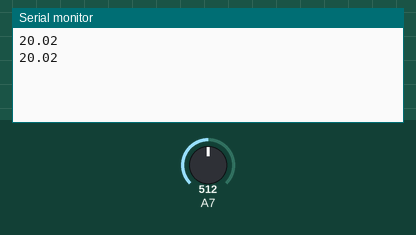
Bench run of a sketch on a simulated Arduino Mega 2560, built with avr-gcc and run on an emulated ATmega2560. Parts: the last lines printed to the serial monitor. Inputs (shaded band) come from the test bench; at power-on: A7 = 512.

Above: at 1.8 s.
1.9 s: A7 set to 716
At 2.8 s:
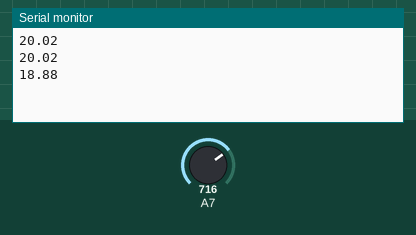
3.4 s: A7 set to 900
At 4.4 s:
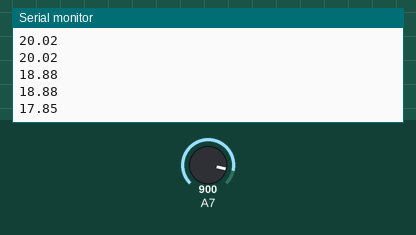
Timing chart, 0 to 6.4 s (numbered marks = the images above; inputs shaded):
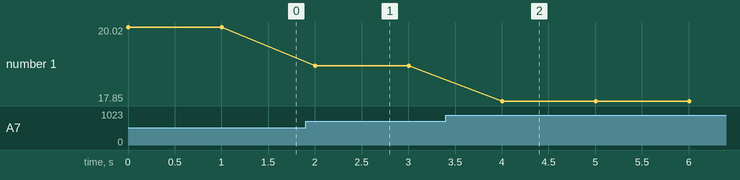

The sketch:

test_ph_satuan.ino
```cpp
// Sensor pH PH4502C
const int pin_ph1 = 39;

float nilai_analog_ph1;
float kalibrasi1;
float Ph1;
float Ph_Kolam1;

void setup() {
  Serial.begin(9600);
  pinMode(pin_ph1, INPUT);
}

void loop() {
//  nilai_analog_ph1 = analogRead(pin_ph1) / 4;
//  Serial.println(nilai_analog_ph1);

  Ph_Kolam1 = bacapH1();
  Serial.println(Ph_Kolam1);
  delay(1000);
}

float bacapH1(){
  nilai_analog_ph1 = analogRead(pin_ph1) / 4;
  kalibrasi1 = 1023 - nilai_analog_ph1;
  Ph1 = (7 * kalibrasi1) / 313;

  return Ph1;
}
```

Measured:
- after the input at 1.9 s, the serial monitor: prints a new line after 0.10 s (image 1)
- after the input at 3.4 s, the serial monitor: prints a new line after 0.60 s (image 2)
- plotted number 1: 20.02 → 18.88 after the input at 1.9 s, 18.88 → 17.85 after the input at 3.4 s
